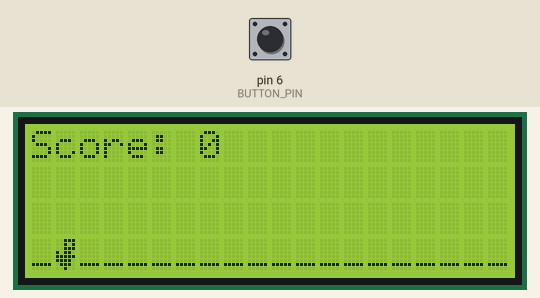
Bench run of a sketch on a simulated Arduino Uno, built with avr-gcc and run on an emulated ATmega328P. Shown: 20×4 character LCD. Inputs (shaded band) come from the test bench; at power-on: pin 6 (BUTTON_PIN) HIGH. Random numbers use the default seed unless the sketch sets one.

Above: at 1.3 s.
1.4 s: pin 6 (BUTTON_PIN) pulled LOW for 0.15 s
At 1.63 s:
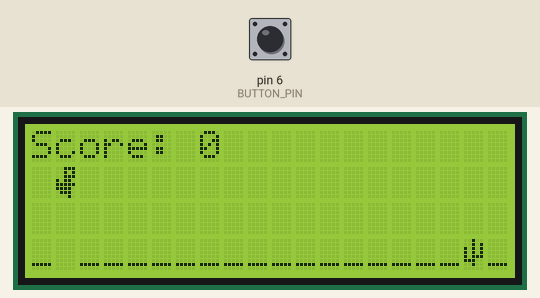
3.7 s: pin 6 (BUTTON_PIN) pulled LOW for 3.2 s
At 5.39 s:
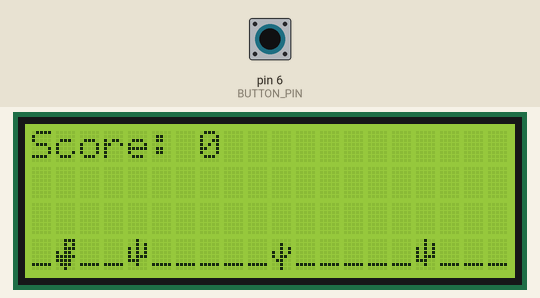
8.4 s: pin 6 (BUTTON_PIN) pulled LOW for 1 s
At 8.73 s:
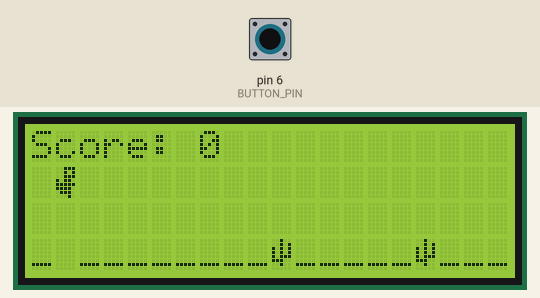
10.9 s: pin 6 (BUTTON_PIN) pulled LOW for 0.15 s
At 13.3 s:
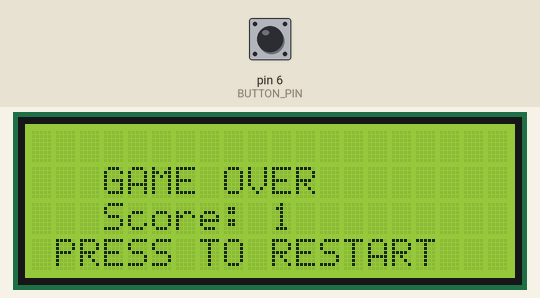
13.6 s: pin 6 (BUTTON_PIN) pulled LOW for 0.15 s
At 14.11 s:
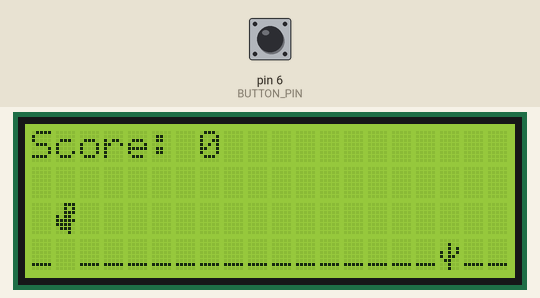
15.9 s: pin 6 (BUTTON_PIN) pulled LOW for 1 s
At 16.77 s:
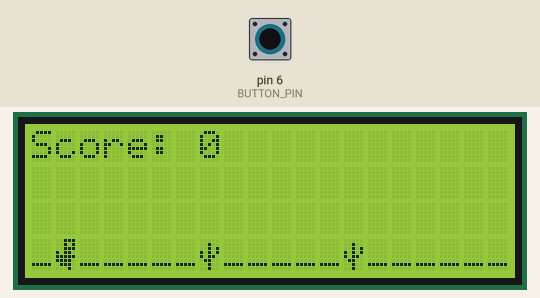
Timing chart, 0 to 18.9 s (numbered marks = the images above; inputs shaded):
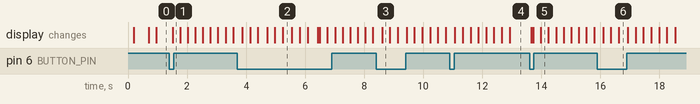

The sketch:

arduinonano_dino_game.ino
```cpp
#include <Wire.h>
#include <LiquidCrystal_I2C.h>

#define BUTTON_PIN 6

LiquidCrystal_I2C lcd(0x27, 20, 4);

// Custom character definitions
byte dino_l[8] = {
  B00000111,
  B00000101,
  B00000111,
  B00010110,
  B00011111,
  B00011110,
  B00001110,
  B00000100
};

byte dino_r[8] = {
  B00000111,
  B00000101,
  B00000111,
  B00010110,
  B00011111,
  B00011110,
  B00001110,
  B00000010
};

byte cactus_small[8] = {
  B00000100,
  B00000101,
  B00010101,
  B00010101,
  B00010111,
  B00011100,
  B00000100,
  B00000000
};

byte cactus_big[8] = {
  B00000000,
  B00000100,
  B00000101,
  B00010101,
  B00010110,
  B00001100,
  B00000100,
  B00000100
};

// Game constants
const int GROUND_ROW = 3;
const int DINO_COL = 1;
const int DINO_JUMP_ROW = 1;
const int MAX_OBSTACLES = 3;
const int JUMP_DURATION = 500;
const int OBSTACLE_SPAWN_INTERVAL = 1500;

// Game variables
int dinoPos = GROUND_ROW;
bool isJumping = false;
unsigned long jumpStartTime = 0;
int obstaclePos[MAX_OBSTACLES] = { -1, -1, -1 };
int obstacleType[MAX_OBSTACLES] = { 0, 0, 0 };
unsigned long lastObstacleTime = 0;
int score = 0;
int lastScore = -1;
int gameSpeed = 500;
bool gameOver = false;
int prevDinoPos = GROUND_ROW;
int prevObstaclePos[MAX_OBSTACLES] = { -1, -1, -1 };


void resetGame() {
  dinoPos = GROUND_ROW;
  prevDinoPos = GROUND_ROW;
  isJumping = false;
  for (int i = 0; i < MAX_OBSTACLES; i++) {
    obstaclePos[i] = -1;
    prevObstaclePos[i] = -1;
    obstacleType[i] = 0;
  }
  score = 0;
  lastScore = -1;
  gameSpeed = 500;
  gameOver = false;

  // Clear only dynamic areas
  lcd.setCursor(0, 0);
  lcd.print("Score:          ");
  lcd.setCursor(0, 1);
  lcd.print("                ");
  lcd.setCursor(0, 2);
  lcd.print("                ");
  drawGround();
}

void drawGround() {
  // Draw ground only once
  lcd.setCursor(0, GROUND_ROW);
  for (int i = 0; i < 20; i++) {
    lcd.print('_');
  }
}

void updateDino() {
  if (isJumping) {
    unsigned long jumpTime = millis() - jumpStartTime;
    if (jumpTime < JUMP_DURATION / 2) {
      dinoPos = DINO_JUMP_ROW;
    } else if (jumpTime < JUMP_DURATION) {
      dinoPos = GROUND_ROW - 1;
    } else {
      dinoPos = GROUND_ROW;
      isJumping = false;
    }
  }
}

void spawnObstacle() {
  if (millis() - lastObstacleTime > OBSTACLE_SPAWN_INTERVAL) {
    for (int i = 0; i < MAX_OBSTACLES; i++) {
      if (obstaclePos[i] < 0) {
        obstaclePos[i] = 19;
        obstacleType[i] = random(1, 3);
        lastObstacleTime = millis();
        break;
      }
    }
  }
}

void updateObstacles() {
  for (int i = 0; i < MAX_OBSTACLES; i++) {
    if (obstaclePos[i] >= 0) {
      obstaclePos[i]--;

      if (obstaclePos[i] < 0) {
        obstaclePos[i] = -1;
        obstacleType[i] = 0;
        score++;
        if (score % 5 == 0 && gameSpeed > 200) {
          gameSpeed -= 50;
        }
      }

      if (obstaclePos[i] == DINO_COL && dinoPos >= GROUND_ROW - 1) {
        gameOver = true;
      }
    }
  }
}

void drawDino() {
  // Only redraw if position changed
  if (dinoPos != prevDinoPos) {
    // Clear previous position
    lcd.setCursor(DINO_COL, prevDinoPos);
    lcd.print(' ');
    prevDinoPos = dinoPos;
  }

  // Draw dino
  lcd.setCursor(DINO_COL, dinoPos);
  if (isJumping) {
    lcd.write(1);  // Jumping pose
  } else {
    // Walking animation
    lcd.write((millis() / 200) % 2 == 0 ? 0 : 1);
  }
}

void drawObstacles() {
  for (int i = 0; i < MAX_OBSTACLES; i++) {
    // Only update if position changed
    if (obstaclePos[i] != prevObstaclePos[i]) {
      // Clear previous obstacle position
      if (prevObstaclePos[i] >= 0 && prevObstaclePos[i] < 20) {
        lcd.setCursor(prevObstaclePos[i], GROUND_ROW);
        lcd.print('_');
      }

      // Draw new obstacle position
      if (obstaclePos[i] >= 0 && obstaclePos[i] < 20) {
        lcd.setCursor(obstaclePos[i], GROUND_ROW);
        lcd.write(obstacleType[i] + 1);
      }

      prevObstaclePos[i] = obstaclePos[i];
    }
  }
}

void drawScore() {
  // Only update when score changes
  if (score != lastScore) {
    lcd.setCursor(7, 0);
    lcd.print("    ");
    lcd.setCursor(7, 0);
    lcd.print(score);
    lastScore = score;
  }
}

void drawGame() {
  drawScore();
  drawDino();
  drawObstacles();
}

void drawGameOver() {
  lcd.clear();
  lcd.setCursor(3, 1);
  lcd.print("GAME OVER");
  lcd.setCursor(3, 2);
  lcd.print("Score: ");
  lcd.print(score);
  lcd.setCursor(1, 3);
  lcd.print("PRESS TO RESTART");
}

void setup() {
  pinMode(BUTTON_PIN, INPUT_PULLUP);
  lcd.init();
  lcd.backlight();
  lcd.createChar(0, dino_l);
  lcd.createChar(1, dino_r);
  lcd.createChar(2, cactus_small);
  lcd.createChar(3, cactus_big);
  lcd.setCursor(0, 0);
  lcd.print("Score: 0");
  randomSeed(analogRead(0)); // create random seed
  drawGround();
  // reset game
  resetGame();
}

void loop() {
  // game loop
  if (!gameOver) {
    if (digitalRead(BUTTON_PIN) == LOW && !isJumping && dinoPos == GROUND_ROW) {
      isJumping = true;
      jumpStartTime = millis();
      delay(50);
    }
    updateDino();
    spawnObstacle();
    updateObstacles();
    drawGame();
    delay(gameSpeed / 2);
  } else {
    drawGameOver();
    while (digitalRead(BUTTON_PIN) == HIGH) {
      ;
    }
    resetGame();
  }
}
```

Measured:
- after the input at 13.6 s, the display: first changes after 0.07 s (image 5 shows a later state)
